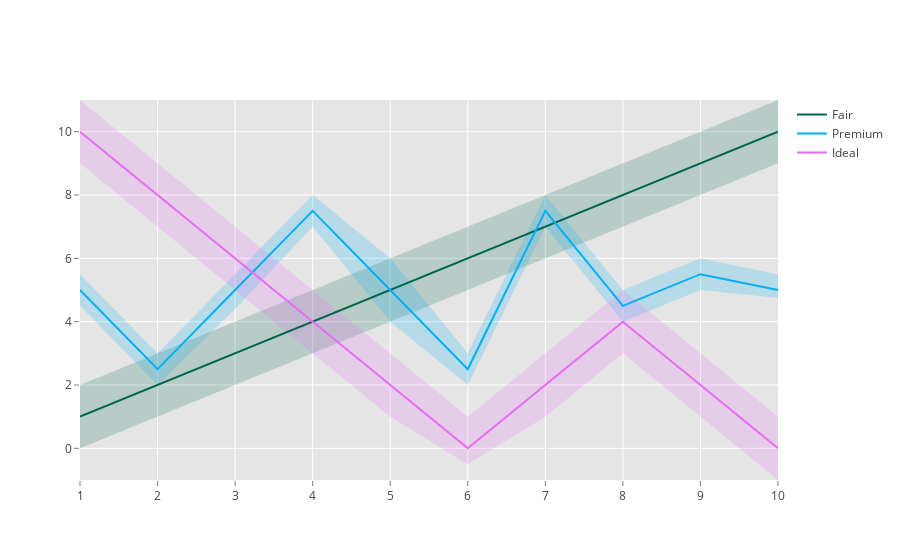

Notebook cell for this chart:
### Markdown cell above
# Filled Lines

### Code cell
import plotly.plotly as py
import plotly.graph_objs as go

x = [1, 2, 3, 4, 5, 6, 7, 8, 9, 10]
x_rev = x[::-1]

# Line 1
y1 = [1, 2, 3, 4, 5, 6, 7, 8, 9, 10]
y1_upper = [2, 3, 4, 5, 6, 7, 8, 9, 10, 11]
y1_lower = [0, 1, 2, 3, 4, 5, 6, 7, 8, 9]
y1_lower = y1_lower[::-1]

# Line 2
y2 = [5, 2.5, 5, 7.5, 5, 2.5, 7.5, 4.5, 5.5, 5]
y2_upper = [5.5, 3, 5.5, 8, 6, 3, 8, 5, 6, 5.5]
y2_lower = [4.5, 2, 4.4, 7, 4, 2, 7, 4, 5, 4.75]
y2_lower = y2_lower[::-1]

# Line 3
y3 = [10, 8, 6, 4, 2, 0, 2, 4, 2, 0]
y3_upper = [11, 9, 7, 5, 3, 1, 3, 5, 3, 1]
y3_lower = [9, 7, 5, 3, 1, -.5, 1, 3, 1, -1]
y3_lower = y3_lower[::-1]

trace1 = go.Scatter(
    x=x+x_rev,
    y=y1_upper+y1_lower,
    fill='tozerox',
    fillcolor='rgba(0,100,80,0.2)',
    line=dict(color='rgba(255,255,255,0)'),
    showlegend=False,
    name='Fair',
)
trace2 = go.Scatter(
    x=x+x_rev,
    y=y2_upper+y2_lower,
    fill='tozerox',
    fillcolor='rgba(0,176,246,0.2)',
    line=dict(color='rgba(255,255,255,0)'),
    name='Premium',
    showlegend=False,
)
trace3 = go.Scatter(
    x=x+x_rev,
    y=y3_upper+y3_lower,
    fill='tozerox',
    fillcolor='rgba(231,107,243,0.2)',
    line=dict(color='rgba(255,255,255,0)'),
    showlegend=False,
    name='Fair',
)
trace4 = go.Scatter(
    x=x,
    y=y1,
    line=dict(color='rgb(0,100,80)'),
    mode='lines',
    name='Fair',
)
trace5 = go.Scatter(
    x=x,
    y=y2,
    line=dict(color='rgb(0,176,246)'),
    mode='lines',
    name='Premium',
)
trace6 = go.Scatter(
    x=x,
    y=y3,
    line=dict(color='rgb(231,107,243)'),
    mode='lines',
    name='Ideal',
)

data = [trace1, trace2, trace3, trace4, trace5, trace6]

layout = go.Layout(
    paper_bgcolor='rgb(255,255,255)',
    plot_bgcolor='rgb(229,229,229)',
    xaxis=dict(
        gridcolor='rgb(255,255,255)',
        range=[1,10],
        showgrid=True,
        showline=False,
        showticklabels=True,
        tickcolor='rgb(127,127,127)',
        ticks='outside',
        zeroline=False
    ),
    yaxis=dict(
        gridcolor='rgb(255,255,255)',
        showgrid=True,
        showline=False,
        showticklabels=True,
        tickcolor='rgb(127,127,127)',
        ticks='outside',
        zeroline=False
    ),
)
fig = go.Figure(data=data, layout=layout)
plotly.offline.iplot(fig, filename= 'shaded_lines')

### Figure 1 — Plotly figure (JSON) as saved in the notebook; plotly's stock layout.template omitted (floating-point values rounded to 4 significant figures)
{"data": [{"fill": "tozerox", "fillcolor": "rgba(0,100,80,0.2)", "line": {"color": "rgba(255,255,255,0)"}, "name": "Fair", "showlegend": false, "type": "scatter", "uid": "e14844be-d2e1-4fa1-8315-523a32a72962", "x": [1, 2, 3, 4, 5, 6, 7, 8, 9, 10, 10, 9, 8, 7, 6, 5, 4, 3, 2, 1], "y": [2, 3, 4, 5, 6, 7, 8, 9, 10, 11, 9, 8, 7, 6, 5, 4, 3, 2, 1, 0]}, {"fill": "tozerox", "fillcolor": "rgba(0,176,246,0.2)", "line": {"color": "rgba(255,255,255,0)"}, "name": "Premium", "showlegend": false, "type": "scatter", "uid": "9acb1d02-54e8-4b5b-8194-d13c68d96be1", "x": [1, 2, 3, 4, 5, 6, 7, 8, 9, 10, 10, 9, 8, 7, 6, 5, 4, 3, 2, 1], "y": [5.5, 3, 5.5, 8, 6, 3, 8, 5, 6, 5.5, 4.75, 5, 4, 7, 2, 4, 7, 4.4, 2, 4.5]}, {"fill": "tozerox", "fillcolor": "rgba(231,107,243,0.2)", "line": {"color": "rgba(255,255,255,0)"}, "name": "Fair", "showlegend": false, "type": "scatter", "uid": "3573fdd4-7454-4c7f-9583-2ea1450b93e9", "x": [1, 2, 3, 4, 5, 6, 7, 8, 9, 10, 10, 9, 8, 7, 6, 5, 4, 3, 2, 1], "y": [11, 9, 7, 5, 3, 1, 3, 5, 3, 1, -1, 1, 3, 1, -0.5, 1, 3, 5, 7, 9]}, {"line": {"color": "rgb(0,100,80)"}, "mode": "lines", "name": "Fair", "type": "scatter", "uid": "074cacce-f8d6-4a26-982c-5740c3453a3a", "x": [1, 2, 3, 4, 5, 6, 7, 8, 9, 10], "y": [1, 2, 3, 4, 5, 6, 7, 8, 9, 10]}, {"line": {"color": "rgb(0,176,246)"}, "mode": "lines", "name": "Premium", "type": "scatter", "uid": "709780d7-83be-4340-8597-427477a12288", "x": [1, 2, 3, 4, 5, 6, 7, 8, 9, 10], "y": [5, 2.5, 5, 7.5, 5, 2.5, 7.5, 4.5, 5.5, 5]}, {"line": {"color": "rgb(231,107,243)"}, "mode": "lines", "name": "Ideal", "type": "scatter", "uid": "4737954c-7ffe-45e4-8183-aec33223c4bf", "x": [1, 2, 3, 4, 5, 6, 7, 8, 9, 10], "y": [10, 8, 6, 4, 2, 0, 2, 4, 2, 0]}], "layout": {"paper_bgcolor": "rgb(255,255,255)", "plot_bgcolor": "rgb(229,229,229)", "xaxis": {"gridcolor": "rgb(255,255,255)", "range": [1, 10], "showgrid": true, "showline": false, "showticklabels": true, "tickcolor": "rgb(127,127,127)", "ticks": "outside", "zeroline": false}, "yaxis": {"gridcolor": "rgb(255,255,255)", "showgrid": true, "showline": false, "showticklabels": true, "tickcolor": "rgb(127,127,127)", "ticks": "outside", "zeroline": false}}}
